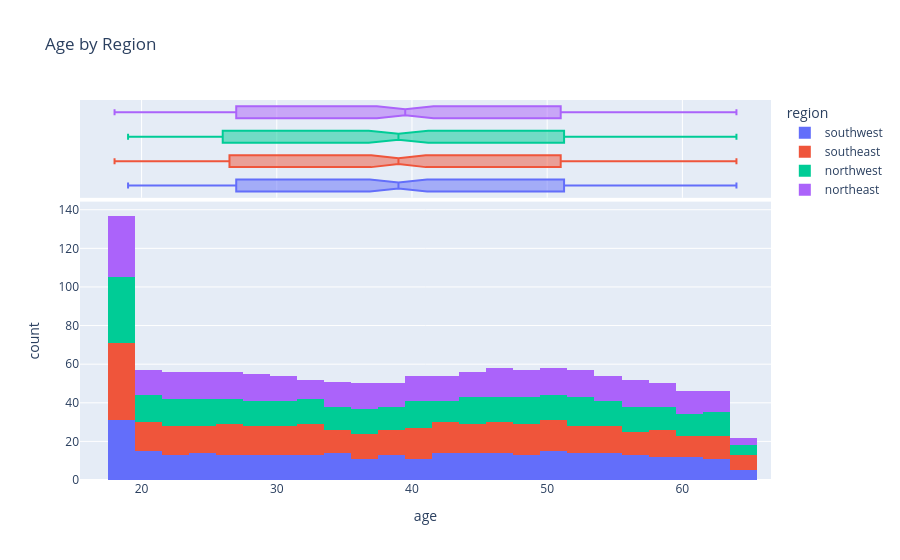

The code cell stored with this chart in its notebook:
### Markdown cell above
Помітно, що розподіл ІМТ для чоловіків та жінок приблизно однаковий, для жінок трохи менший ІМТ загалом, але медіани для чоловіків та жінок юлизькі. Лише максимальні значення ІМТ відповідають даним чоловіків, проте це викиди, їх кількість недостатня для встановлення закономірності. 
Отже, можна зробити висновки:
- ІМТ та стать рівномірно розподілені, 
- ІМТ дані загалом розподілені нерівномірно (що є очікуваним для випадкових величин)
- ІМТ загалом не залежить від статі клієнта

### Code cell
px.histogram(medical_df, x='age', marginal='box', color='region', title='Age by Region')

### Figure 1 — Plotly figure (JSON) as saved in the notebook; plotly's stock layout.template omitted (floating-point values rounded to 4 significant figures; data arrays with more than 128 entries replaced by an {"elided": "..."} marker saying what was removed)
{"data": [{"bingroup": "x", "hovertemplate": "region=southwest<br>age=%{x}<br>count=%{y}<extra></extra>", "legendgroup": "southwest", "marker": {"color": "#636efa", "pattern": {"shape": ""}}, "name": "southwest", "orientation": "v", "showlegend": true, "type": "histogram", "x": {"elided": "325 int values"}, "xaxis": "x", "yaxis": "y"}, {"hovertemplate": "region=southwest<br>age=%{x}<extra></extra>", "legendgroup": "southwest", "marker": {"color": "#636efa"}, "name": "southwest", "notched": true, "showlegend": false, "type": "box", "x": {"elided": "325 int values"}, "xaxis": "x2", "yaxis": "y2"}, {"bingroup": "x", "hovertemplate": "region=southeast<br>age=%{x}<br>count=%{y}<extra></extra>", "legendgroup": "southeast", "marker": {"color": "#EF553B", "pattern": {"shape": ""}}, "name": "southeast", "orientation": "v", "showlegend": true, "type": "histogram", "x": {"elided": "364 int values"}, "xaxis": "x", "yaxis": "y"}, {"hovertemplate": "region=southeast<br>age=%{x}<extra></extra>", "legendgroup": "southeast", "marker": {"color": "#EF553B"}, "name": "southeast", "notched": true, "showlegend": false, "type": "box", "x": {"elided": "364 int values"}, "xaxis": "x2", "yaxis": "y2"}, {"bingroup": "x", "hovertemplate": "region=northwest<br>age=%{x}<br>count=%{y}<extra></extra>", "legendgroup": "northwest", "marker": {"color": "#00cc96", "pattern": {"shape": ""}}, "name": "northwest", "orientation": "v", "showlegend": true, "type": "histogram", "x": {"elided": "325 int values"}, "xaxis": "x", "yaxis": "y"}, {"hovertemplate": "region=northwest<br>age=%{x}<extra></extra>", "legendgroup": "northwest", "marker": {"color": "#00cc96"}, "name": "northwest", "notched": true, "showlegend": false, "type": "box", "x": {"elided": "325 int values"}, "xaxis": "x2", "yaxis": "y2"}, {"bingroup": "x", "hovertemplate": "region=northeast<br>age=%{x}<br>count=%{y}<extra></extra>", "legendgroup": "northeast", "marker": {"color": "#ab63fa", "pattern": {"shape": ""}}, "name": "northeast", "orientation": "v", "showlegend": true, "type": "histogram", "x": {"elided": "324 int values"}, "xaxis": "x", "yaxis": "y"}, {"hovertemplate": "region=northeast<br>age=%{x}<extra></extra>", "legendgroup": "northeast", "marker": {"color": "#ab63fa"}, "name": "northeast", "notched": true, "showlegend": false, "type": "box", "x": {"elided": "324 int values"}, "xaxis": "x2", "yaxis": "y2"}], "layout": {"barmode": "relative", "legend": {"title": {"text": "region"}, "tracegroupgap": 0}, "title": {"text": "Age by Region"}, "xaxis": {"anchor": "y", "domain": [0, 1], "title": {"text": "age"}}, "xaxis2": {"anchor": "y2", "domain": [0, 1], "matches": "x", "showgrid": true, "showticklabels": false}, "yaxis": {"anchor": "x", "domain": [0, 0.7326], "title": {"text": "count"}}, "yaxis2": {"anchor": "x2", "domain": [0.7426, 1], "matches": "y2", "showgrid": false, "showline": false, "showticklabels": false, "ticks": ""}}}
